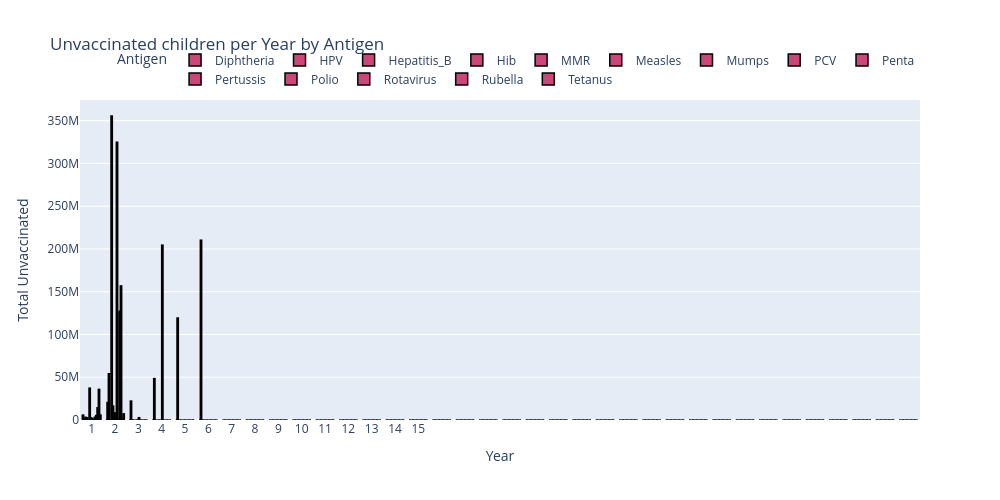

The code cell stored with this chart in its notebook:
### Code cell
import pandas as pd
import plotly.express as px
import seaborn as sns

# Assuming df is your DataFrame
# If not, replace df with your DataFrame variable name

# Create a list of all years from 1 to 10
all_years = list(range(1, 16))

# Grouping by Year, Antigen, and summing the Value column
result = df.groupby(['Year', 'Antigen'])['Value'].sum().reset_index()

# Filling missing combinations of Year and Antigen with 0.0 value
result = result.pivot_table(index='Year', columns='Antigen', values='Value', fill_value=0.0).reset_index()

# Melt the DataFrame to have a long format suitable for plotting
result = pd.melt(result, id_vars='Year', var_name='Antigen', value_name='Value')

# Set a color palette with distinct colors for each antigen
palette = sns.color_palette("husl", n_colors=len(result['Antigen'].unique()))

# Plotting the bar chart with Plotly Express
fig = px.bar(result, x='Year', y='Value', color='Antigen', barmode='group', text='Value',
             labels={'Value': 'Total Unvaccinated'},
             title='Unvaccinated children per Year by Antigen',
             color_discrete_sequence=palette)

# Add black borders around each bar
fig.update_traces(marker_line_color='black', marker_line_width=1.5)

# Set x-axis ticks for all years
fig.update_xaxes(tickvals=list(range(len(all_years))), ticktext=all_years)

# Customize layout
fig.update_layout(xaxis_title='Year', yaxis_title='Total Unvaccinated', legend_title='Antigen', 
                  legend=dict(title='Antigen', orientation='h', yanchor='bottom', y=1.02, xanchor='right', x=1))

# Set a larger plot size
fig.update_layout(width=1000, height=500)

# Show the interactive plot
fig.show()

### Figure 1 — Plotly figure (JSON) as saved in the notebook; plotly's stock layout.template omitted (floating-point values rounded to 4 significant figures)
{"data": [{"alignmentgroup": "True", "hovertemplate": "Antigen=Diphtheria<br>Year=%{x}<br>Total Unvaccinated=%{text}<extra></extra>", "legendgroup": "Diphtheria", "marker": {"color": [0.9678, 0.4413, 0.5358], "line": {"color": "black", "width": 1.5}, "pattern": {"shape": ""}}, "name": "Diphtheria", "offsetgroup": "Diphtheria", "orientation": "v", "showlegend": true, "text": [5706000, 0, 0, 0, 0, 0, 0, 0, 0, 0, 0, 0, 0, 0, 0, 0, 0, 0, 0, 0, 0, 0, 0, 0, 0, 0, 0, 0, 0, 0, 0, 0, 0, 0, 0, 0], "textposition": "auto", "type": "bar", "x": [0, 1, 2, 3, 4, 5, 6, 7, 8, 9, 10, 11, 12, 13, 14, 15, 16, 17, 18, 19, 20, 21, 22, 23, 24, 25, 26, 27, 28, 29, 30, 31, 32, 33, 34, 35], "xaxis": "x", "y": [5706000, 0, 0, 0, 0, 0, 0, 0, 0, 0, 0, 0, 0, 0, 0, 0, 0, 0, 0, 0, 0, 0, 0, 0, 0, 0, 0, 0, 0, 0, 0, 0, 0, 0, 0, 0], "yaxis": "y"}, {"alignmentgroup": "True", "hovertemplate": "Antigen=HPV<br>Year=%{x}<br>Total Unvaccinated=%{text}<extra></extra>", "legendgroup": "HPV", "marker": {"color": [0.9387, 0.489, 0.1962], "line": {"color": "black", "width": 1.5}, "pattern": {"shape": ""}}, "name": "HPV", "offsetgroup": "HPV", "orientation": "v", "showlegend": true, "text": [1900000, 20400000, 22135634, 48410613, 119210613, 210219844, 0, 0, 0, 0, 0, 0, 0, 0, 0, 0, 0, 0, 0, 0, 0, 0, 0, 0, 0, 0, 0, 0, 0, 0, 0, 0, 0, 0, 0, 0], "textposition": "auto", "type": "bar", "x": [0, 1, 2, 3, 4, 5, 6, 7, 8, 9, 10, 11, 12, 13, 14, 15, 16, 17, 18, 19, 20, 21, 22, 23, 24, 25, 26, 27, 28, 29, 30, 31, 32, 33, 34, 35], "xaxis": "x", "y": [1900000, 20400000, 22135634, 48410613, 119210613, 210219844, 0, 0, 0, 0, 0, 0, 0, 0, 0, 0, 0, 0, 0, 0, 0, 0, 0, 0, 0, 0, 0, 0, 0, 0, 0, 0, 0, 0, 0, 0], "yaxis": "y"}, {"alignmentgroup": "True", "hovertemplate": "Antigen=Hepatitis_B<br>Year=%{x}<br>Total Unvaccinated=%{text}<extra></extra>", "legendgroup": "Hepatitis_B", "marker": {"color": [0.7757, 0.5785, 0.1948], "line": {"color": "black", "width": 1.5}, "pattern": {"shape": ""}}, "name": "Hepatitis_B", "offsetgroup": "Hepatitis_B", "orientation": "v", "showlegend": true, "text": [3123000, 54078461, 0, 0, 0, 0, 0, 0, 0, 0, 0, 0, 0, 0, 0, 0, 0, 0, 0, 0, 0, 0, 0, 0, 0, 0, 0, 0, 0, 0, 0, 0, 0, 0, 0, 0], "textposition": "auto", "type": "bar", "x": [0, 1, 2, 3, 4, 5, 6, 7, 8, 9, 10, 11, 12, 13, 14, 15, 16, 17, 18, 19, 20, 21, 22, 23, 24, 25, 26, 27, 28, 29, 30, 31, 32, 33, 34, 35], "xaxis": "x", "y": [3123000, 54078461, 0, 0, 0, 0, 0, 0, 0, 0, 0, 0, 0, 0, 0, 0, 0, 0, 0, 0, 0, 0, 0, 0, 0, 0, 0, 0, 0, 0, 0, 0, 0, 0, 0, 0], "yaxis": "y"}, {"alignmentgroup": "True", "hovertemplate": "Antigen=Hib<br>Year=%{x}<br>Total Unvaccinated=%{text}<extra></extra>", "legendgroup": "Hib", "marker": {"color": [0.6566, 0.623, 0.1939], "line": {"color": "black", "width": 1.5}, "pattern": {"shape": ""}}, "name": "Hib", "offsetgroup": "Hib", "orientation": "v", "showlegend": true, "text": [2595000, 0, 0, 0, 0, 0, 0, 0, 0, 0, 0, 0, 0, 0, 0, 0, 0, 0, 0, 0, 0, 0, 0, 0, 0, 0, 0, 0, 0, 0, 0, 0, 0, 0, 0, 0], "textposition": "auto", "type": "bar", "x": [0, 1, 2, 3, 4, 5, 6, 7, 8, 9, 10, 11, 12, 13, 14, 15, 16, 17, 18, 19, 20, 21, 22, 23, 24, 25, 26, 27, 28, 29, 30, 31, 32, 33, 34, 35], "xaxis": "x", "y": [2595000, 0, 0, 0, 0, 0, 0, 0, 0, 0, 0, 0, 0, 0, 0, 0, 0, 0, 0, 0, 0, 0, 0, 0, 0, 0, 0, 0, 0, 0, 0, 0, 0, 0, 0, 0], "yaxis": "y"}, {"alignmentgroup": "True", "hovertemplate": "Antigen=MMR<br>Year=%{x}<br>Total Unvaccinated=%{text}<extra></extra>", "legendgroup": "MMR", "marker": {"color": [0.5105, 0.6614, 0.1931], "line": {"color": "black", "width": 1.5}, "pattern": {"shape": ""}}, "name": "MMR", "offsetgroup": "MMR", "orientation": "v", "showlegend": true, "text": [0, 355452879, 0, 0, 0, 0, 0, 0, 0, 0, 0, 0, 0, 0, 0, 0, 0, 0, 0, 0, 0, 0, 0, 0, 0, 0, 0, 0, 0, 0, 0, 0, 0, 0, 0, 0], "textposition": "auto", "type": "bar", "x": [0, 1, 2, 3, 4, 5, 6, 7, 8, 9, 10, 11, 12, 13, 14, 15, 16, 17, 18, 19, 20, 21, 22, 23, 24, 25, 26, 27, 28, 29, 30, 31, 32, 33, 34, 35], "xaxis": "x", "y": [0, 355452879, 0, 0, 0, 0, 0, 0, 0, 0, 0, 0, 0, 0, 0, 0, 0, 0, 0, 0, 0, 0, 0, 0, 0, 0, 0, 0, 0, 0, 0, 0, 0, 0, 0, 0], "yaxis": "y"}, {"alignmentgroup": "True", "hovertemplate": "Antigen=Measles<br>Year=%{x}<br>Total Unvaccinated=%{text}<extra></extra>", "legendgroup": "Measles", "marker": {"color": [0.1947, 0.6998, 0.3041], "line": {"color": "black", "width": 1.5}, "pattern": {"shape": ""}}, "name": "Measles", "offsetgroup": "Measles", "orientation": "v", "showlegend": true, "text": [37210000, 16280000, 0, 0, 0, 0, 0, 0, 0, 0, 0, 0, 0, 0, 0, 0, 0, 0, 0, 0, 0, 0, 0, 0, 0, 0, 0, 0, 0, 0, 0, 0, 0, 0, 0, 0], "textposition": "auto", "type": "bar", "x": [0, 1, 2, 3, 4, 5, 6, 7, 8, 9, 10, 11, 12, 13, 14, 15, 16, 17, 18, 19, 20, 21, 22, 23, 24, 25, 26, 27, 28, 29, 30, 31, 32, 33, 34, 35], "xaxis": "x", "y": [37210000, 16280000, 0, 0, 0, 0, 0, 0, 0, 0, 0, 0, 0, 0, 0, 0, 0, 0, 0, 0, 0, 0, 0, 0, 0, 0, 0, 0, 0, 0, 0, 0, 0, 0, 0, 0], "yaxis": "y"}, {"alignmentgroup": "True", "hovertemplate": "Antigen=Mumps<br>Year=%{x}<br>Total Unvaccinated=%{text}<extra></extra>", "legendgroup": "Mumps", "marker": {"color": [0.2043, 0.6864, 0.5407], "line": {"color": "black", "width": 1.5}, "pattern": {"shape": ""}}, "name": "Mumps", "offsetgroup": "Mumps", "orientation": "v", "showlegend": true, "text": [2610000, 8111661, 0, 0, 0, 0, 0, 0, 0, 0, 0, 0, 0, 0, 0, 0, 0, 0, 0, 0, 0, 0, 0, 0, 0, 0, 0, 0, 0, 0, 0, 0, 0, 0, 0, 0], "textposition": "auto", "type": "bar", "x": [0, 1, 2, 3, 4, 5, 6, 7, 8, 9, 10, 11, 12, 13, 14, 15, 16, 17, 18, 19, 20, 21, 22, 23, 24, 25, 26, 27, 28, 29, 30, 31, 32, 33, 34, 35], "xaxis": "x", "y": [2610000, 8111661, 0, 0, 0, 0, 0, 0, 0, 0, 0, 0, 0, 0, 0, 0, 0, 0, 0, 0, 0, 0, 0, 0, 0, 0, 0, 0, 0, 0, 0, 0, 0, 0, 0, 0], "yaxis": "y"}, {"alignmentgroup": "True", "hovertemplate": "Antigen=PCV<br>Year=%{x}<br>Total Unvaccinated=%{text}<extra></extra>", "legendgroup": "PCV", "marker": {"color": [0.2104, 0.6773, 0.6434], "line": {"color": "black", "width": 1.5}, "pattern": {"shape": ""}}, "name": "PCV", "offsetgroup": "PCV", "orientation": "v", "showlegend": true, "text": [1608000, 8069522, 2706480, 204400000.0, 0, 0, 0, 0, 0, 0, 0, 0, 0, 0, 0, 0, 0, 0, 0, 0, 0, 0, 0, 0, 0, 0, 0, 0, 0, 0, 0, 0, 0, 0, 0, 0], "textposition": "auto", "type": "bar", "x": [0, 1, 2, 3, 4, 5, 6, 7, 8, 9, 10, 11, 12, 13, 14, 15, 16, 17, 18, 19, 20, 21, 22, 23, 24, 25, 26, 27, 28, 29, 30, 31, 32, 33, 34, 35], "xaxis": "x", "y": [1608000, 8069522, 2706480, 204400000.0, 0, 0, 0, 0, 0, 0, 0, 0, 0, 0, 0, 0, 0, 0, 0, 0, 0, 0, 0, 0, 0, 0, 0, 0, 0, 0, 0, 0, 0, 0, 0, 0], "yaxis": "y"}, {"alignmentgroup": "True", "hovertemplate": "Antigen=Penta<br>Year=%{x}<br>Total Unvaccinated=%{text}<extra></extra>", "legendgroup": "Penta", "marker": {"color": [0.2166, 0.6677, 0.7319], "line": {"color": "black", "width": 1.5}, "pattern": {"shape": ""}}, "name": "Penta", "offsetgroup": "Penta", "orientation": "v", "showlegend": true, "text": [0, 324905448, 0, 0, 0, 0, 0, 0, 0, 0, 0, 0, 0, 0, 0, 0, 0, 0, 0, 0, 0, 0, 0, 0, 0, 0, 0, 0, 0, 0, 0, 0, 0, 0, 0, 0], "textposition": "auto", "type": "bar", "x": [0, 1, 2, 3, 4, 5, 6, 7, 8, 9, 10, 11, 12, 13, 14, 15, 16, 17, 18, 19, 20, 21, 22, 23, 24, 25, 26, 27, 28, 29, 30, 31, 32, 33, 34, 35], "xaxis": "x", "y": [0, 324905448, 0, 0, 0, 0, 0, 0, 0, 0, 0, 0, 0, 0, 0, 0, 0, 0, 0, 0, 0, 0, 0, 0, 0, 0, 0, 0, 0, 0, 0, 0, 0, 0, 0, 0], "yaxis": "y"}, {"alignmentgroup": "True", "hovertemplate": "Antigen=Pertussis<br>Year=%{x}<br>Total Unvaccinated=%{text}<extra></extra>", "legendgroup": "Pertussis", "marker": {"color": [0.2267, 0.6509, 0.8562], "line": {"color": "black", "width": 1.5}, "pattern": {"shape": ""}}, "name": "Pertussis", "offsetgroup": "Pertussis", "orientation": "v", "showlegend": true, "text": [3207000, 0, 0, 0, 0, 0, 0, 0, 0, 0, 0, 0, 0, 0, 0, 0, 0, 0, 0, 0, 0, 0, 0, 0, 0, 0, 0, 0, 0, 0, 0, 0, 0, 0, 0, 0], "textposition": "auto", "type": "bar", "x": [0, 1, 2, 3, 4, 5, 6, 7, 8, 9, 10, 11, 12, 13, 14, 15, 16, 17, 18, 19, 20, 21, 22, 23, 24, 25, 26, 27, 28, 29, 30, 31, 32, 33, 34, 35], "xaxis": "x", "y": [3207000, 0, 0, 0, 0, 0, 0, 0, 0, 0, 0, 0, 0, 0, 0, 0, 0, 0, 0, 0, 0, 0, 0, 0, 0, 0, 0, 0, 0, 0, 0, 0, 0, 0, 0, 0], "yaxis": "y"}, {"alignmentgroup": "True", "hovertemplate": "Antigen=Polio<br>Year=%{x}<br>Total Unvaccinated=%{text}<extra></extra>", "legendgroup": "Polio", "marker": {"color": [0.5049, 0.5909, 0.9585], "line": {"color": "black", "width": 1.5}, "pattern": {"shape": ""}}, "name": "Polio", "offsetgroup": "Polio", "orientation": "v", "showlegend": true, "text": [5222000, 127083807, 0, 0, 0, 0, 0, 0, 0, 0, 0, 0, 0, 0, 0, 0, 0, 0, 0, 0, 0, 0, 0, 0, 0, 0, 0, 0, 0, 0, 0, 0, 0, 0, 0, 0], "textposition": "auto", "type": "bar", "x": [0, 1, 2, 3, 4, 5, 6, 7, 8, 9, 10, 11, 12, 13, 14, 15, 16, 17, 18, 19, 20, 21, 22, 23, 24, 25, 26, 27, 28, 29, 30, 31, 32, 33, 34, 35], "xaxis": "x", "y": [5222000, 127083807, 0, 0, 0, 0, 0, 0, 0, 0, 0, 0, 0, 0, 0, 0, 0, 0, 0, 0, 0, 0, 0, 0, 0, 0, 0, 0, 0, 0, 0, 0, 0, 0, 0, 0], "yaxis": "y"}, {"alignmentgroup": "True", "hovertemplate": "Antigen=Rotavirus<br>Year=%{x}<br>Total Unvaccinated=%{text}<extra></extra>", "legendgroup": "Rotavirus", "marker": {"color": [0.7563, 0.5009, 0.9581], "line": {"color": "black", "width": 1.5}, "pattern": {"shape": ""}}, "name": "Rotavirus", "offsetgroup": "Rotavirus", "orientation": "v", "showlegend": true, "text": [14250000, 156750000, 0, 0, 0, 0, 0, 0, 0, 0, 0, 0, 0, 0, 0, 0, 0, 0, 0, 0, 0, 0, 0, 0, 0, 0, 0, 0, 0, 0, 0, 0, 0, 0, 0, 0], "textposition": "auto", "type": "bar", "x": [0, 1, 2, 3, 4, 5, 6, 7, 8, 9, 10, 11, 12, 13, 14, 15, 16, 17, 18, 19, 20, 21, 22, 23, 24, 25, 26, 27, 28, 29, 30, 31, 32, 33, 34, 35], "xaxis": "x", "y": [14250000, 156750000, 0, 0, 0, 0, 0, 0, 0, 0, 0, 0, 0, 0, 0, 0, 0, 0, 0, 0, 0, 0, 0, 0, 0, 0, 0, 0, 0, 0, 0, 0, 0, 0, 0, 0], "yaxis": "y"}, {"alignmentgroup": "True", "hovertemplate": "Antigen=Rubella<br>Year=%{x}<br>Total Unvaccinated=%{text}<extra></extra>", "legendgroup": "Rubella", "marker": {"color": [0.9587, 0.3662, 0.9231], "line": {"color": "black", "width": 1.5}, "pattern": {"shape": ""}}, "name": "Rubella", "offsetgroup": "Rubella", "orientation": "v", "showlegend": true, "text": [35730000, 0, 0, 0, 0, 0, 0, 0, 0, 0, 0, 0, 0, 0, 0, 0, 0, 0, 0, 0, 0, 0, 0, 0, 0, 0, 0, 0, 0, 0, 0, 0, 0, 0, 0, 0], "textposition": "auto", "type": "bar", "x": [0, 1, 2, 3, 4, 5, 6, 7, 8, 9, 10, 11, 12, 13, 14, 15, 16, 17, 18, 19, 20, 21, 22, 23, 24, 25, 26, 27, 28, 29, 30, 31, 32, 33, 34, 35], "xaxis": "x", "y": [35730000, 0, 0, 0, 0, 0, 0, 0, 0, 0, 0, 0, 0, 0, 0, 0, 0, 0, 0, 0, 0, 0, 0, 0, 0, 0, 0, 0, 0, 0, 0, 0, 0, 0, 0, 0], "yaxis": "y"}, {"alignmentgroup": "True", "hovertemplate": "Antigen=Tetanus<br>Year=%{x}<br>Total Unvaccinated=%{text}<extra></extra>", "legendgroup": "Tetanus", "marker": {"color": [0.964, 0.4121, 0.7304], "line": {"color": "black", "width": 1.5}, "pattern": {"shape": ""}}, "name": "Tetanus", "offsetgroup": "Tetanus", "orientation": "v", "showlegend": true, "text": [5777000, 7171000, 0, 0, 0, 0, 0, 0, 0, 0, 0, 0, 0, 0, 0, 0, 0, 0, 0, 0, 0, 0, 0, 0, 0, 0, 0, 0, 0, 0, 0, 0, 0, 0, 0, 0], "textposition": "auto", "type": "bar", "x": [0, 1, 2, 3, 4, 5, 6, 7, 8, 9, 10, 11, 12, 13, 14, 15, 16, 17, 18, 19, 20, 21, 22, 23, 24, 25, 26, 27, 28, 29, 30, 31, 32, 33, 34, 35], "xaxis": "x", "y": [5777000, 7171000, 0, 0, 0, 0, 0, 0, 0, 0, 0, 0, 0, 0, 0, 0, 0, 0, 0, 0, 0, 0, 0, 0, 0, 0, 0, 0, 0, 0, 0, 0, 0, 0, 0, 0], "yaxis": "y"}], "layout": {"barmode": "group", "height": 500, "legend": {"orientation": "h", "title": {"text": "Antigen"}, "tracegroupgap": 0, "x": 1, "xanchor": "right", "y": 1.02, "yanchor": "bottom"}, "title": {"text": "Unvaccinated children per Year by Antigen"}, "width": 1000, "xaxis": {"anchor": "y", "autorange": true, "domain": [0, 1], "range": [-0.5, 35.5], "ticktext": [1, 2, 3, 4, 5, 6, 7, 8, 9, 10, 11, 12, 13, 14, 15], "tickvals": [0, 1, 2, 3, 4, 5, 6, 7, 8, 9, 10, 11, 12, 13, 14], "title": {"text": "Year"}, "type": "linear"}, "yaxis": {"anchor": "x", "autorange": true, "domain": [0, 1], "range": [0, 374200000.0], "title": {"text": "Total Unvaccinated"}, "type": "linear"}}}
